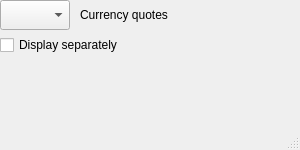
<?xml version="1.0" encoding="UTF-8"?>
<ui version="4.0">
 <class>MainWindow</class>
 <widget class="QMainWindow" name="MainWindow">
  <property name="geometry">
   <rect>
    <x>0</x>
    <y>0</y>
    <width>300</width>
    <height>150</height>
   </rect>
  </property>
  <property name="windowTitle">
   <string>MainWindow</string>
  </property>
  <widget class="QWidget" name="centralwidget">
   <widget class="QComboBox" name="currencyComboBox">
    <property name="geometry">
     <rect>
      <x>0</x>
      <y>0</y>
      <width>70</width>
      <height>30</height>
     </rect>
    </property>
   </widget>
   <widget class="QLabel" name="currencyLabel">
    <property name="geometry">
     <rect>
      <x>80</x>
      <y>0</y>
      <width>220</width>
      <height>30</height>
     </rect>
    </property>
    <property name="text">
     <string>Currency quotes</string>
    </property>
   </widget>
   <widget class="QCheckBox" name="windowActiveCheckBox">
    <property name="geometry">
     <rect>
      <x>0</x>
      <y>30</y>
      <width>121</width>
      <height>30</height>
     </rect>
    </property>
    <property name="text">
     <string>Display separately</string>
    </property>
   </widget>
  </widget>
  <widget class="QMenuBar" name="menubar">
   <property name="geometry">
    <rect>
     <x>0</x>
     <y>0</y>
     <width>300</width>
     <height>21</height>
    </rect>
   </property>
  </widget>
  <widget class="QStatusBar" name="statusbar"/>
 </widget>
 <resources/>
 <connections/>
</ui>
